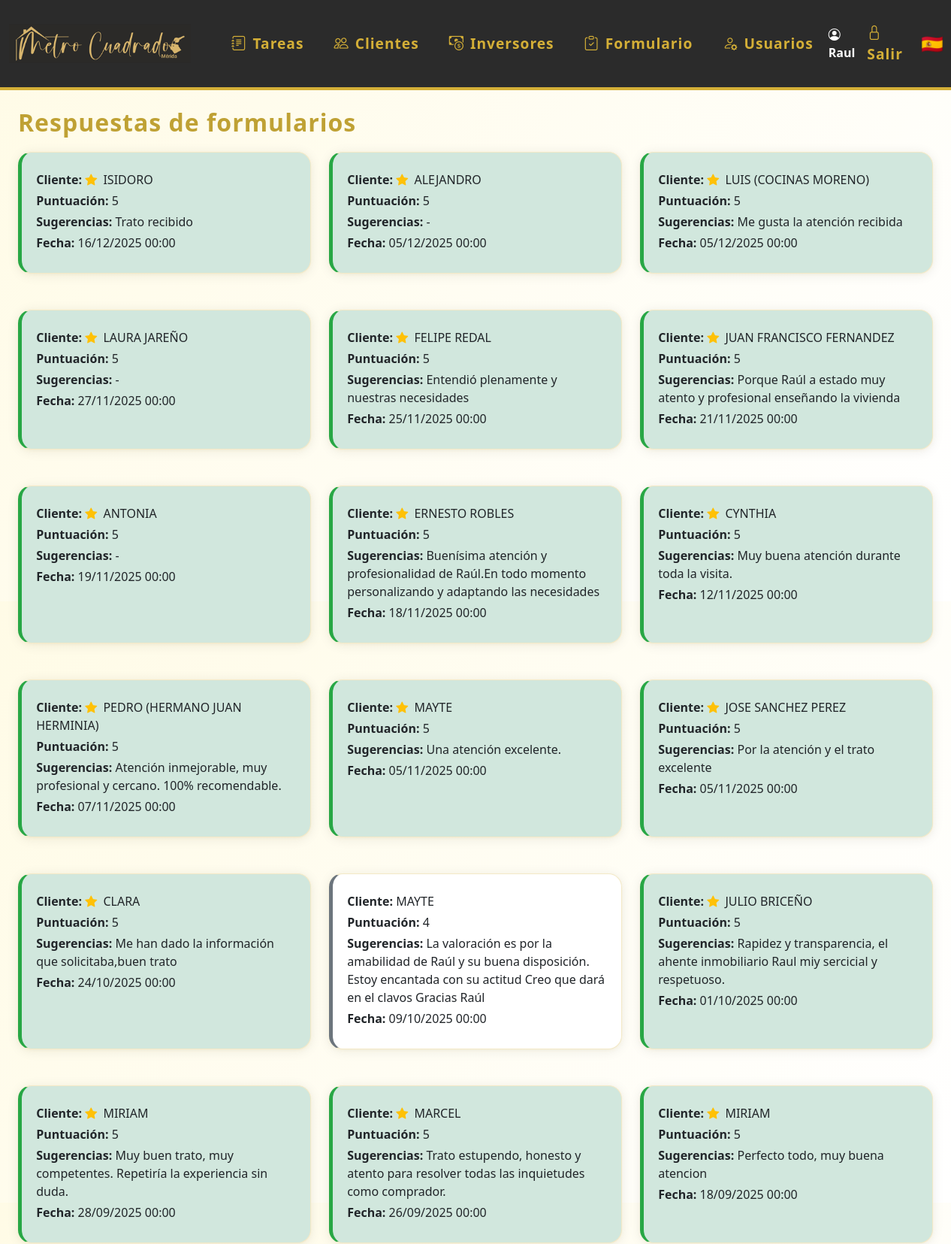
The page /respuestas_formulario (signed in, upper part) on the database its author committed.
### models.py (models this page shows)
class Usuario(UserMixin, db.Model):
    id = db.Column(db.Integer, primary_key=True)
    nombre = db.Column(db.String(80), unique=True, nullable=False)
    password = db.Column(db.String(200), nullable=False)
    es_admin = db.Column(db.Boolean, default=False)
    color = db.Column(db.String(7), nullable=True, default='#3788d8') # Color en formato hex, e.g., #RRGGBB
    email = db.Column(db.String(120), unique=True, nullable=True)
    telefono = db.Column(db.String(20), unique=True, nullable=True)
    activo = db.Column(db.Boolean, default=True)  # Nuevo campo para desactivar usuario
    notificar_email = db.Column(db.Boolean, default=True)
    notificar_telegram = db.Column(db.Boolean, default=False)
    chat_id_telegram = db.Column(db.String(32), nullable=True)
    eventos = db.relationship('Evento', backref='usuario', lazy=True)
    tareas = db.relationship('Tarea', back_populates='usuario')

class RespuestaFormulario(db.Model):
    id = db.Column(db.Integer, primary_key=True)
    cliente_id = db.Column(db.Integer, db.ForeignKey('cliente.id'), nullable=False)
    puntuacion1 = db.Column(db.Integer, nullable=False)
    puntuacion2 = db.Column(db.Integer, nullable=True) # Hacer opcional
    puntuacion_media = db.Column(db.Float, nullable=False)
    sugerencias = db.Column(db.Text, nullable=True)
    fecha = db.Column(db.DateTime, nullable=False, default=datetime.utcnow)

class Cliente(db.Model):
    id = db.Column(db.Integer, primary_key=True)
    nombre = db.Column(db.String(120), nullable=False)
    email = db.Column(db.String(120), unique=True, nullable=True)
    telefono = db.Column(db.String(20), unique=True)
    estado = db.Column(db.String(20), nullable=False, default='en_curso') # en_curso, ha_comprado, cancelado
    localidad = db.Column(db.String(120), nullable=True)
    observaciones = db.Column(db.Text, nullable=True)
    tipo_cliente = db.Column(db.String(50), nullable=True)
    interes = db.Column(db.Text, nullable=True)
    zonas = db.Column(db.Text, nullable=True)
    inmueble = db.Column(db.String(100), nullable=True)
    precio_min = db.Column(db.Integer, nullable=True)
    precio_max = db.Column(db.Integer, nullable=True)
    encuesta_enviada = db.Column(db.String(20), default="sin_enviar")
    comercial_id = db.Column(db.Integer, db.ForeignKey('usuario.id'), nullable=True)
    fecha_creacion = db.Column(db.DateTime, default=datetime.utcnow)
    fecha_modificacion = db.Column(db.DateTime, default=datetime.utcnow, onupdate=datetime.utcnow)
    activo = db.Column(db.Boolean, default=True)  # Nuevo campo para desactivar cliente
    eventos = db.relationship('Evento', backref='cliente', lazy=True)
    tareas = db.relationship('Tarea', back_populates='cliente')
    visto_por = db.Column(db.Integer, db.ForeignKey('cliente.id'), nullable=True)

### app.py (the view)
@app.route('/respuestas_formulario')
@login_required
def respuestas_formulario():
    respuestas = RespuestaFormulario.query.order_by(RespuestaFormulario.fecha.desc()).all()
    clientes_dict = {c.id: c.nombre for c in Cliente.query.all()}
    return render_template('respuestas_formulario.html', respuestas=respuestas, clientes_dict=clientes_dict)

### app.py (called while the page is built)
@login_manager.user_loader
def load_user(user_id):
    return Usuario.query.get(int(user_id))

### templates/respuestas_formulario.html (shortened to what this page needs)
{% extends 'base.html' %}
{% block content %}
<h2>Respuestas de formularios</h2>
<div class="card-list">
  {% for r in respuestas %}
    <div class="card {% if r.puntuacion1 == 5 %}bg-success-subtle text-dark{% endif %}" style="border-left: 5px solid {% if r.puntuacion1 == 5 %}#28a745{% else %}#6c757d{% endif %};">
      <div class="mb-1">
        <span class="fw-bold">Cliente:</span>
        {% if r.puntuacion1 == 5 %}<i class="bi bi-star-fill text-warning me-1"></i>{% endif %}
        {{ clientes_dict[r.cliente_id] if r.cliente_id in clientes_dict else r.cliente_id }}
      </div>
      <div class="mb-1"><span class="fw-bold">Puntuación:</span> {{ r.puntuacion1 }}</div>
      <div class="mb-1"><span class="fw-bold">Sugerencias:</span> {{ r.sugerencias or '-' }}</div>
      <div class="mb-1"><span class="fw-bold">Fecha:</span> {{ r.fecha.strftime('%d/%m/%Y %H:%M') }}</div>
    </div>
  {% else %}
    <div class="card"><em>No hay respuestas registradas.</em></div>
  {% endfor %}
</div>
{% endblock %}

### templates/base.html (shortened to what this page needs)
<!DOCTYPE html>
<html lang="es">
<head>
    <link rel="stylesheet" href="https://cdn.jsdelivr.net/npm/bootstrap@5.3.0/dist/css/bootstrap.min.css">
    <link rel="stylesheet" href="{{ url_for('static', filename='estilos.css') }}">
    <link rel="stylesheet" href="https://cdn.jsdelivr.net/npm/bootstrap-icons@1.10.5/font/bootstrap-icons.css">
</head>
<body class="d-flex flex-column vh-100">
{% if request.path != '/login' %}
<nav class="navbar navbar-expand-lg mb-4">
  <div class="container-fluid">
    <a class="navbar-brand d-flex align-items-center" href="/">
      <img src="{{ url_for('static', filename='logoraul.png') }}" alt="Logo" style="height:90px;margin-right:18px;">
    </a>
    <div class="collapse navbar-collapse" id="navbarNav">
      <ul class="navbar-nav me-auto mb-2 mb-lg-0">
        <li class="nav-item mx-1">
          <a class="nav-link btn btn-outline-success rounded-pill px-3 d-flex align-items-center gap-2 menu-tareas" href="/">
            <i class="bi bi-journal-text"></i> Tareas
          </a>
        </li>
        <li class="nav-item mx-1">
          <a class="nav-link btn btn-outline-primary rounded-pill px-3 d-flex align-items-center gap-2 menu-clientes" href="/clientes">
            <i class="bi bi-people"></i> Clientes
          </a>
        </li>
        <li class="nav-item mx-1">
          <a class="nav-link btn btn-outline-danger rounded-pill px-3 d-flex align-items-center gap-2 menu-inversores" href="/inversores">
            <i class="bi bi-cash-coin"></i> Inversores
          </a>
        </li>
        {% if current_user.is_authenticated %}
        <li class="nav-item mx-1">
          <a class="nav-link btn btn-outline-secondary rounded-pill px-3 d-flex align-items-center gap-2 menu-respuestas" href="/respuestas_formulario">
            <i class="bi bi-clipboard-check"></i> Formulario
          </a>
        </li>
        {% endif %}
        {% if current_user.is_authenticated and current_user.es_admin %}
        <li class="nav-item mx-1">
          <a class="nav-link btn btn-outline-dark rounded-pill px-3 d-flex align-items-center gap-2 menu-usuarios" href="/usuarios">
            <i class="bi bi-person-gear"></i> Usuarios
          </a>
        </li>
        {% endif %}
      </ul>
      <ul class="navbar-nav align-items-center">
        {% if current_user.is_authenticated %}
        <li class="nav-item me-2">
          <span class="navbar-text fw-bold text-white"><i class="bi bi-person-circle"></i> {{ current_user.nombre }}</span>
        </li>
        <li class="nav-item"><a class="nav-link" href="/logout" title="Salir"><span class="bi bi-lock"></span> Salir</a></li>
        {% else %}
        <li class="nav-item"><a class="nav-link" href="/login" title="Entrar"><span class="bi bi-lock"></span> Entrar</a></li>
        {% endif %}
        <li class="nav-item ms-3"><span class="fs-4">🇪🇸</span></li>
      </ul>
    </div>
  </div>
</nav>
{% endif %}
<div class="flex-grow-1 d-flex flex-column px-4" style="width:100vw;">
    {% block content %}{% endblock %}
</div>
</body>
</html>

### static/estilos.css (style rules this page uses)
body { background: linear-gradient(120deg, #fffbe6 0%, #fff 100%); font-family: 'Segoe UI', 'Arial', sans-serif; color: #222; }
.navbar { background: #2b2b2b !important; border-bottom: 4px solid #d4af37; }
.navbar-brand, .navbar-nav .nav-link { color: #d4af37 !important; font-weight: 600; font-size: 1.2rem; letter-spacing: 1px; }
.navbar-brand img { height: 40px; margin-right: 10px; }
h2 { color: #bfa134; font-weight: 700; letter-spacing: 1px; margin-bottom: 1.2rem; }
.card { background: #fff; border-radius: 18px; box-shadow: 0 2px 16px rgba(34,34,34,0.08), 0 1.5px 4px rgba(212,175,55,0.08); padding: 1.5rem 1.2rem; margin-bottom: 1.5rem; border: 1px solid #f3e9c7; transition: box-shadow 0.25s, transform 0.18s; }
.card-list { display: grid; grid-template-columns: repeat(auto-fit, minmax(320px, 1fr)); gap: 1.5rem; margin-bottom: 2rem; }

### rows shown on the page
Usuario: nombre "Raul"
RespuestaFormulario: puntuacion1 "5", sugerencias "Trato recibido", fecha "16/12/2025 00:00"
Cliente: nombre "ISIDORO"
RespuestaFormulario: puntuacion1 "5", sugerencias "-", fecha "05/12/2025 00:00"
Cliente: nombre "ALEJANDRO"
RespuestaFormulario: puntuacion1 "5", sugerencias "Me gusta la atención recibida", fecha "05/12/2025 00:00"
Cliente: nombre "LUIS (COCINAS MORENO)"
RespuestaFormulario: puntuacion1 "5", sugerencias "-", fecha "27/11/2025 00:00"
Cliente: nombre "LAURA JAREÑO"
RespuestaFormulario: puntuacion1 "5", sugerencias "Entendió plenamente y nuestras necesidades", fecha "25/11/2025 00:00"
Cliente: nombre "FELIPE REDAL"
RespuestaFormulario: puntuacion1 "5", sugerencias "Porque Raúl a estado muy atento y profesional enseñando la vivienda", fecha "21/11/2025 00:00"
Cliente: nombre "JUAN FRANCISCO FERNANDEZ"
RespuestaFormulario: puntuacion1 "5", sugerencias "-", fecha "19/11/2025 00:00"
Cliente: nombre "ANTONIA"
RespuestaFormulario: puntuacion1 "5", sugerencias "Buenísima atención y profesionalidad de Raúl.En todo momento personalizando y adaptando las necesidades", fecha "18/11/2025 00:00"
Cliente: nombre "ERNESTO ROBLES"
RespuestaFormulario: puntuacion1 "5", sugerencias "Muy buena atención durante toda la visita.", fecha "12/11/2025 00:00"
Cliente: nombre "CYNTHIA"
RespuestaFormulario: puntuacion1 "5", sugerencias "Atención inmejorable, muy profesional y cercano. 100% recomendable.", fecha "07/11/2025 00:00"
Cliente: nombre "PEDRO (HERMANO JUAN HERMINIA)"
RespuestaFormulario: puntuacion1 "5", sugerencias "Una atención excelente.", fecha "05/11/2025 00:00"
Cliente: nombre "MAYTE"
RespuestaFormulario: puntuacion1 "5", sugerencias "Por la atención y el trato excelente", fecha "05/11/2025 00:00"
Cliente: nombre "JOSE SANCHEZ PEREZ"
RespuestaFormulario: puntuacion1 "5", sugerencias "Me han dado la información que solicitaba,buen trato", fecha "24/10/2025 00:00"
Cliente: nombre "CLARA"
RespuestaFormulario: puntuacion1 "4", sugerencias "La valoración es por la amabilidad de Raúl y su buena disposición. Estoy encantada con su actitud Creo que dará en el clavos Gracias Raúl", fecha "09/10/2025 00:00"
Cliente: nombre "MAYTE"
RespuestaFormulario: puntuacion1 "5", sugerencias "Rapidez y transparencia, el ahente inmobiliario Raul miy sercicial y respetuoso.", fecha "01/10/2025 00:00"
Cliente: nombre "JULIO BRICEÑO"
RespuestaFormulario: puntuacion1 "5", sugerencias "Muy buen trato, muy competentes. Repetiría la experiencia sin duda.", fecha "28/09/2025 00:00"
Cliente: nombre "MIRIAM"
RespuestaFormulario: puntuacion1 "5", sugerencias "Trato estupendo, honesto y atento para resolver todas las inquietudes como comprador.", fecha "26/09/2025 00:00"
Cliente: nombre "MARCEL"
RespuestaFormulario: puntuacion1 "5", sugerencias "Perfecto todo, muy buena atencion", fecha "18/09/2025 00:00"
